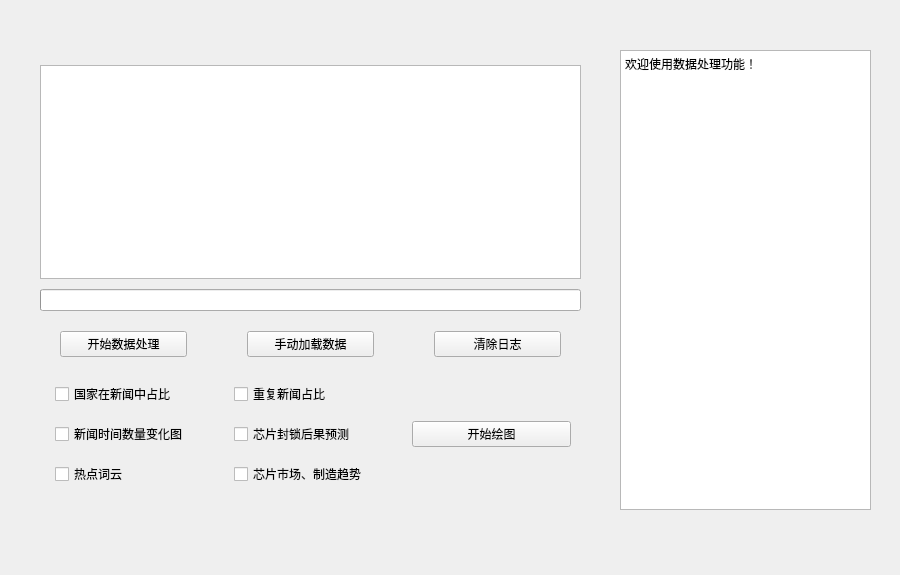
<?xml version="1.0" encoding="UTF-8"?>
<ui version="4.0">
 <class>ProcessInterface</class>
 <widget class="QWidget" name="ProcessInterface">
  <property name="geometry">
   <rect>
    <x>0</x>
    <y>0</y>
    <width>900</width>
    <height>575</height>
   </rect>
  </property>
  <property name="windowTitle">
   <string>Form</string>
  </property>
  <widget class="CardWidget" name="ProcessCard">
   <property name="geometry">
    <rect>
     <x>30</x>
     <y>50</y>
     <width>560</width>
     <height>460</height>
    </rect>
   </property>
   <widget class="QWidget" name="verticalLayoutWidget_2">
    <property name="geometry">
     <rect>
      <x>10</x>
      <y>10</y>
      <width>541</width>
      <height>441</height>
     </rect>
    </property>
    <layout class="QVBoxLayout" name="verticalLayout_2">
     <property name="spacing">
      <number>10</number>
     </property>
     <property name="topMargin">
      <number>5</number>
     </property>
     <item>
      <widget class="TableWidget" name="info_table"/>
     </item>
     <item>
      <widget class="IndeterminateProgressBar" name="progressBar"/>
     </item>
     <item>
      <layout class="QHBoxLayout" name="horizontalLayout">
       <property name="spacing">
        <number>60</number>
       </property>
       <property name="leftMargin">
        <number>20</number>
       </property>
       <property name="topMargin">
        <number>10</number>
       </property>
       <property name="rightMargin">
        <number>20</number>
       </property>
       <property name="bottomMargin">
        <number>10</number>
       </property>
       <item>
        <widget class="PrimaryPushButton" name="start_process">
         <property name="text">
          <string>开始数据处理</string>
         </property>
        </widget>
       </item>
       <item>
        <widget class="PushButton" name="loadPushButton">
         <property name="toolTip">
          <string>&lt;html&gt;&lt;head/&gt;&lt;body&gt;&lt;p&gt;一般会自动加载，如果没加载出来，可以手动试试&lt;/p&gt;&lt;/body&gt;&lt;/html&gt;</string>
         </property>
         <property name="text">
          <string>手动加载数据</string>
         </property>
        </widget>
       </item>
       <item>
        <widget class="PushButton" name="clean_log">
         <property name="enabled">
          <bool>true</bool>
         </property>
         <property name="text">
          <string>清除日志</string>
         </property>
        </widget>
       </item>
      </layout>
     </item>
     <item>
      <layout class="QGridLayout" name="gridLayout">
       <property name="leftMargin">
        <number>15</number>
       </property>
       <property name="topMargin">
        <number>5</number>
       </property>
       <property name="rightMargin">
        <number>10</number>
       </property>
       <property name="bottomMargin">
        <number>15</number>
       </property>
       <property name="horizontalSpacing">
        <number>20</number>
       </property>
       <property name="verticalSpacing">
        <number>15</number>
       </property>
       <item row="0" column="1">
        <widget class="CheckBox" name="repeat_news">
         <property name="enabled">
          <bool>true</bool>
         </property>
         <property name="text">
          <string>重复新闻占比</string>
         </property>
        </widget>
       </item>
       <item row="1" column="0">
        <widget class="CheckBox" name="time_num_change">
         <property name="enabled">
          <bool>true</bool>
         </property>
         <property name="text">
          <string>新闻时间数量变化图</string>
         </property>
        </widget>
       </item>
       <item row="0" column="0">
        <widget class="CheckBox" name="country_count">
         <property name="enabled">
          <bool>true</bool>
         </property>
         <property name="text">
          <string>国家在新闻中占比</string>
         </property>
        </widget>
       </item>
       <item row="2" column="0">
        <widget class="CheckBox" name="hot_wordcloud">
         <property name="enabled">
          <bool>true</bool>
         </property>
         <property name="text">
          <string>热点词云</string>
         </property>
        </widget>
       </item>
       <item row="2" column="1">
        <widget class="CheckBox" name="predict_market">
         <property name="enabled">
          <bool>true</bool>
         </property>
         <property name="text">
          <string>芯片市场、制造趋势</string>
         </property>
        </widget>
       </item>
       <item row="1" column="1">
        <widget class="CheckBox" name="good_or_bad">
         <property name="enabled">
          <bool>true</bool>
         </property>
         <property name="text">
          <string>芯片封锁后果预测</string>
         </property>
        </widget>
       </item>
       <item row="1" column="2">
        <widget class="PrimaryPushButton" name="draw">
         <property name="enabled">
          <bool>true</bool>
         </property>
         <property name="text">
          <string>开始绘图</string>
         </property>
        </widget>
       </item>
      </layout>
     </item>
    </layout>
   </widget>
  </widget>
  <widget class="PlainTextEdit" name="logPlainTextEdit">
   <property name="geometry">
    <rect>
     <x>620</x>
     <y>50</y>
     <width>251</width>
     <height>460</height>
    </rect>
   </property>
   <property name="readOnly">
    <bool>true</bool>
   </property>
   <property name="plainText">
    <string>欢迎使用数据处理功能！</string>
   </property>
   <property name="backgroundVisible">
    <bool>false</bool>
   </property>
   <property name="centerOnScroll">
    <bool>false</bool>
   </property>
  </widget>
 </widget>
 <customwidgets>
  <customwidget>
   <class>CheckBox</class>
   <extends>QCheckBox</extends>
   <header>qfluentwidgets</header>
  </customwidget>
  <customwidget>
   <class>PushButton</class>
   <extends>QPushButton</extends>
   <header>qfluentwidgets</header>
  </customwidget>
  <customwidget>
   <class>PrimaryPushButton</class>
   <extends>PushButton</extends>
   <header>qfluentwidgets</header>
  </customwidget>
  <customwidget>
   <class>CardWidget</class>
   <extends>QFrame</extends>
   <header>qfluentwidgets</header>
   <container>1</container>
  </customwidget>
  <customwidget>
   <class>IndeterminateProgressBar</class>
   <extends>QProgressBar</extends>
   <header>qfluentwidgets</header>
  </customwidget>
  <customwidget>
   <class>PlainTextEdit</class>
   <extends>QPlainTextEdit</extends>
   <header>qfluentwidgets</header>
  </customwidget>
  <customwidget>
   <class>TableWidget</class>
   <extends>QTableWidget</extends>
   <header>qfluentwidgets</header>
  </customwidget>
 </customwidgets>
 <resources/>
 <connections/>
</ui>
